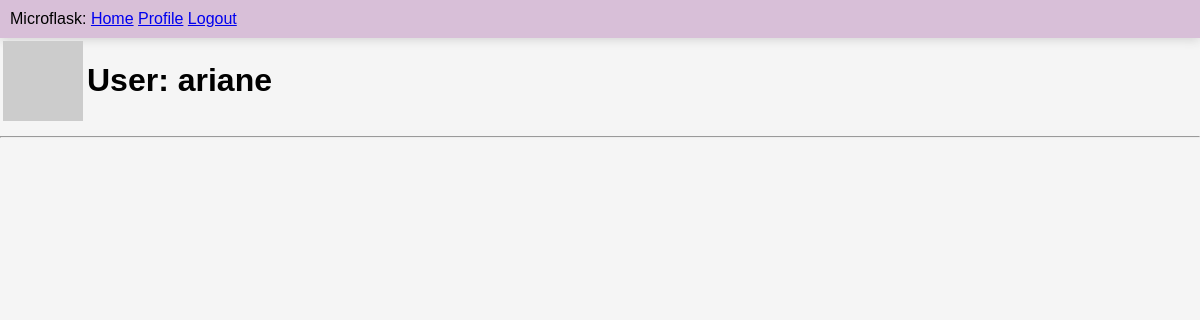
Page /user/ariane (signed in) on the earlier database version.
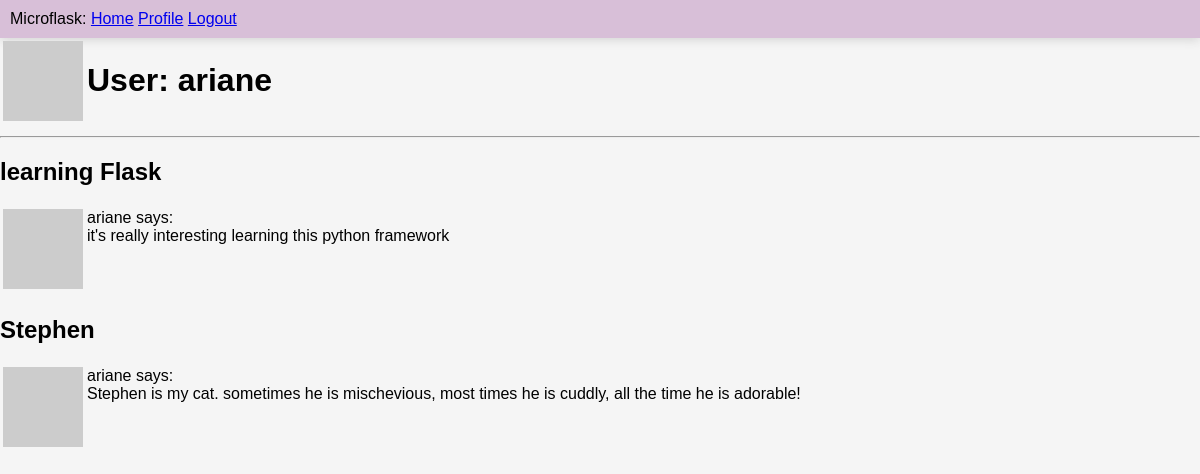
Same page on the later database version.
### app/models.py (models this page shows, shortened)
class User(UserMixin, db.Model):
  id = db.Column(db.Integer, primary_key=True)
  username = db.Column(db.String(64), index=True, unique=True)
  email = db.Column(db.String(120), index=True, unique=True)
  password_hash = db.Column(db.String(128))
  posts = db.relationship('Post', backref='author', lazy='dynamic')
  def avatar(self, size):
    digest = md5(self.email.lower().encode('utf-8')).hexdigest()
    return f"https://www.gravatar.com/avatar/{digest}?d=identicon&s={size}"

class Post(db.Model):
  id = db.Column(db.Integer, primary_key=True)
  title = db.Column(db.String(60))
  body = db.Column(db.String(140))
  timestamp = db.Column(db.DateTime, index=True, default=datetime.utcnow)
  user_id = db.Column(db.Integer, db.ForeignKey('user.id'))

### app/routes.py (the view)
@app.route('/user/<username>')
@login_required
def user(username):
  user = User.query.filter_by(username=username).first_or_404()
  if (current_user.username is user.username):
    posts = user.posts.all()
    return render_template('user.html', user=user, posts=posts)
  return redirect(url_for('login'))

### app/models.py (called while the page is built)
@login.user_loader
def load_user(id):
  return User.query.get(int(id))

### app/templates/user.html
{% extends 'layout.html' %}
{% block content %}
  <table>
    <tr valign="top">
        <td><img src="{{ user.avatar(128) }}"></td>
        <td><h1>User: {{ user.username }}</h1></td>
    </tr>
  </table>
  <hr>
  {% for post in posts %}
    {% include '_post.html' %}
  {% endfor %}
{% endblock %}

### app/templates/layout.html (shortened to what this page needs)
<!DOCTYPE html>
<html lang="en">
<head>
  <link href={{ url_for('static', filename='styles/global.css') }} rel='stylesheet' >
</head>
<body>
  <nav id='nav'>Microflask:
    <a href="/">Home</a>
    {% if current_user.is_anonymous %}
    <a href="/login">Login</a> /
    <a href='/register'>Register</a>
    {% else %}
    <a href="{{ url_for('user', username=current_user.username) }}">Profile</a>
    <a href="/logout">Logout</a>
    {% endif %}
  </nav>
  {% block content %}{% endblock %}
</body>
</html>

### app/templates/_post.html
<table>
  <tr valign="top">
      <tc><h2>{{post.title}}</h2></tc>
      <td><img src="{{ post.author.avatar(36) }}"></td>
      <td>{{ post.author.username }} says:<br>{{ post.body }}</td>
  </tr>
</table>

### app/static/styles/global.css (style rules this page uses)
html, body { margin: 0; padding: 0; background-color: whitesmoke; font-family: Arial, sans-serif; }
#nav { display: sticky; background-color: thistle; padding: 10px; box-shadow: 0px 2px 10px lightgray; }

Differences in the rows shown:
added Post: title "learning Flask", author.username "ariane", body "it's really interesting learning this python framework"
added Post: title "Stephen", author.username "ariane", body "Stephen is my cat. sometimes he is mischevious, most times he is cuddly, all the time he is adorable!"
